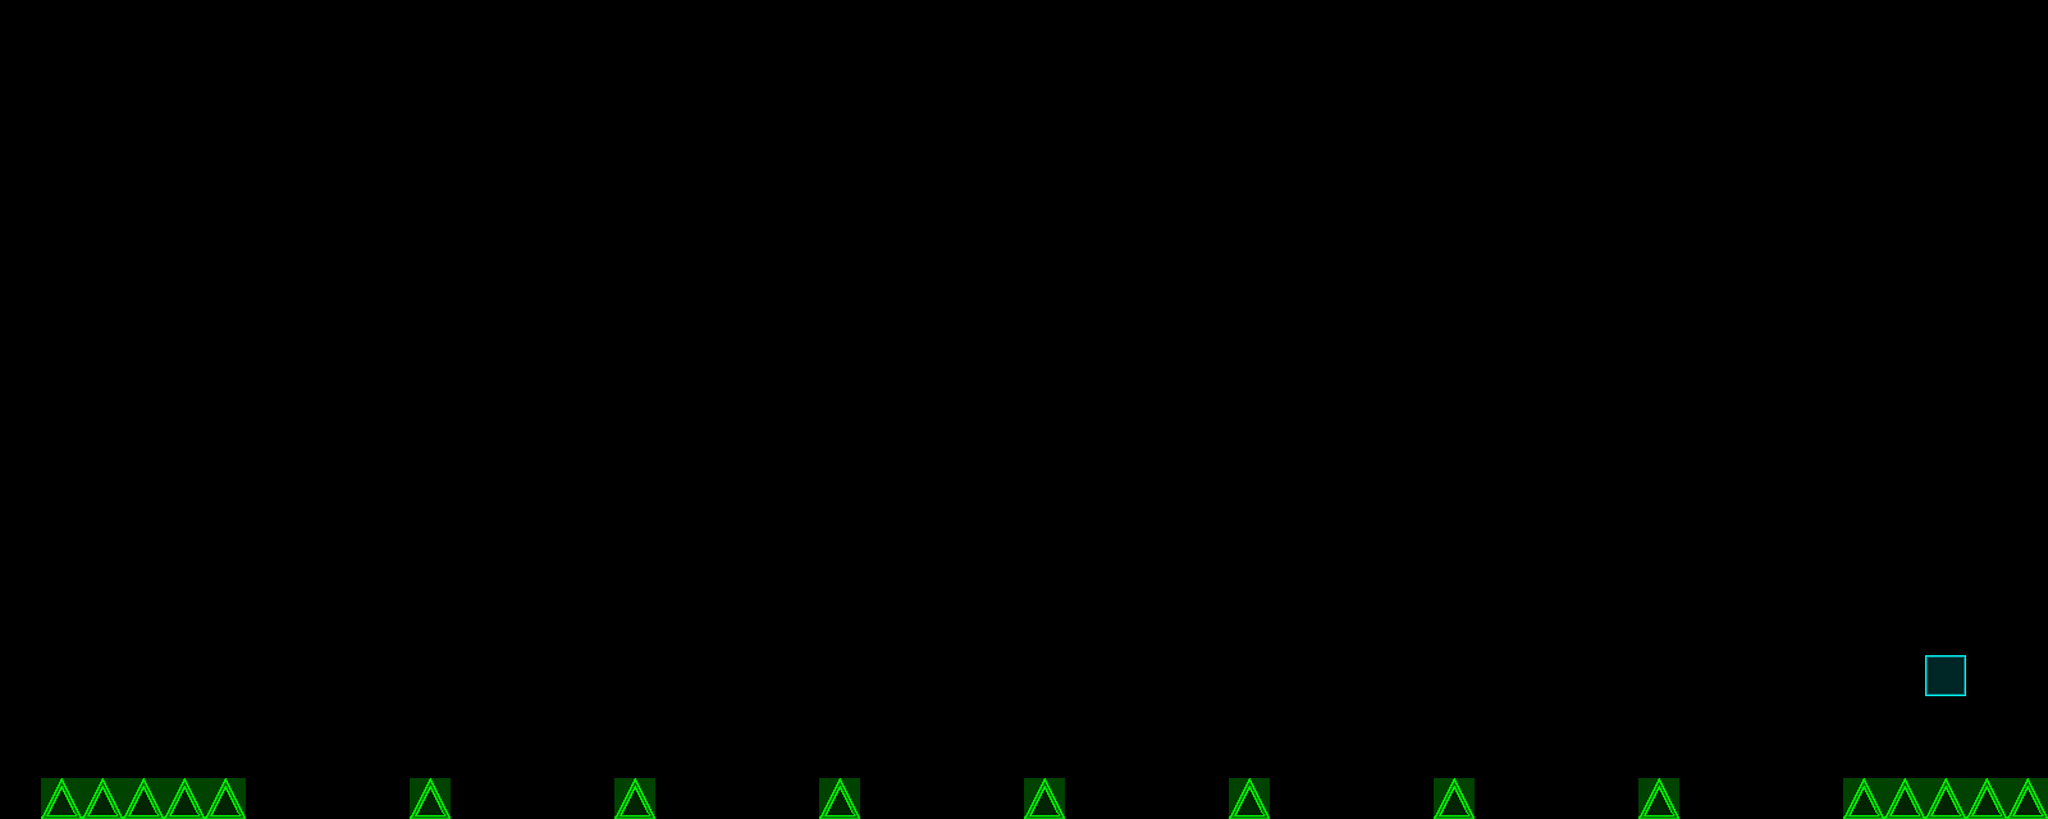

Rendered tile map (Tiled .tmx) drawn with the repository's tilesets; below, a short description and the map source with its tile grids summarised:
An orthogonal 50x20 tile map with 128x128 px tiles, 1 tile layer (Tile Layer 2) and 1 object (Player).

<map version="1.0" orientation="orthogonal" width="50" height="20" tilewidth="128" tileheight="128">
 <tileset firstgid="1" name="sheet" tilewidth="128" tileheight="128">
  <image source="sheet128.png" width="640" height="128" />
 </tileset>
 <layer name="Tile Layer 2" width="50" height="20">
  <data>[1000 cells, 18 non-empty, 2 distinct tile ids]</data>
 </layer>
 <objectgroup name="Objects" width="50" height="20">
  <object name="Player" x="384" y="2048" width="128" height="128" />
 </objectgroup>
</map>
